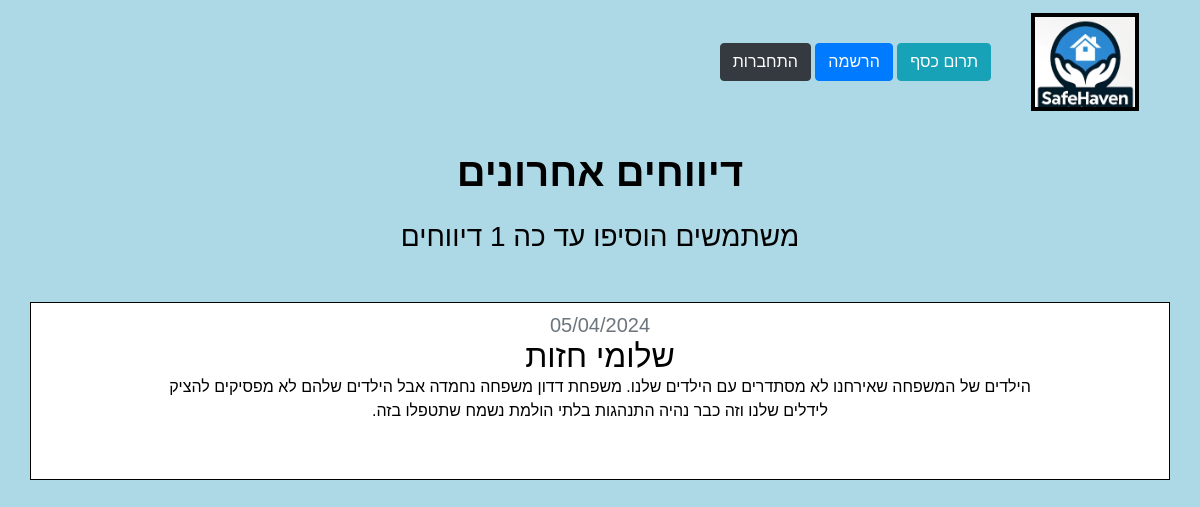
The app's page /Report/all_reports/ with its own data.
### Report/models.py (models this page shows, shortened)
class report(models.Model):
    date = models.DateField(default=date.today, verbose_name="תאריך ")  # date of the report
    name = models.CharField(max_length=100, verbose_name="שם המדווח ")  # name of the reporter
    text = models.TextField(blank=True, verbose_name="תוכן הדיווח ")  # the content of the report
    class Meta:
        verbose_name_plural = "דיווחים"

### Report/views.py (the view)
# urls.py: path('all_reports/', views.all_reports, name='all_reports'),
def all_reports(request):
    reports = report.objects.order_by('-date')
    return render(request, 'Report/all_reports.html', {'reports': reports})

### host/templatetags/user_filters.py (called while the page is built)
@register.filter(name='has_group')
def has_group(user, group_name):
    group = Group.objects.get(name=group_name)
    return group in user.groups.all()

### Report/templates/Report/all_reports.html (shortened to what this page needs)
{% extends "base_layout.html" %}
{% load static %}
{% block content %}
<html>
<br>
<head>
</head>
<body>
<h1 class="font-weight-bold text-center"> דיווחים אחרונים </h1>
<br>
<h3 class="text-center mb-5"> משתמשים הוסיפו עד כה {{ reports.count }} דיווחים </h3>
{% for report in reports %}
<div class="row justify-content-center my-3 aid_org">
    <div class="col-md-10">
        <h5 class="text-muted">{{ report.date|date:'d/m/Y'|upper }}</h5>
        <h2>{{ report.name }}</h2>
        <p>{{ report.text|striptags}}</p>
    </div>
</div>
{% endfor %}
<br>
<br>
<br>
<br>
{% endblock %}

### assets/styles.css (style rules this page uses)
body { background-color: lightblue; text-align: right; }
body { font-family: 'Lato', sans-serif; direction: rtl; }
body { background-color: #00f121f; background-repeat-y: no-repeat; background-size:cover; background-size: 110%; direction: rtl; color: #000000; }
body * { direction: rtl; font-family: Tahoma, Verdana, Arial, sans-serif; }
h1,h2,h3,h4,h5 { font-weight: normal; margin: 0; }
.aid_org { padding: 10px; border: 1px solid #000000; position: relative; padding-bottom: 40px; }

### Report/templates/Report/all_reports.html (style rules this page uses)
h1 { text-align: center; }
p { text-align: center; }
div { text-align: center; }
.aid_org { background-color: white; }

### records on screen
report: date "05/04/2024", name "שלומי חזות", text "הילדים של המשפחה שאירחנו לא מסתדרים עם הילדים שלנו. משפחת דדון משפחה נחמדה אבל הילדים שלהם לא מפסיקים להציק לידלים שלנו וזה כבר נהיה התנהגות בלתי הולמת נשמח שתטפלו בזה."
